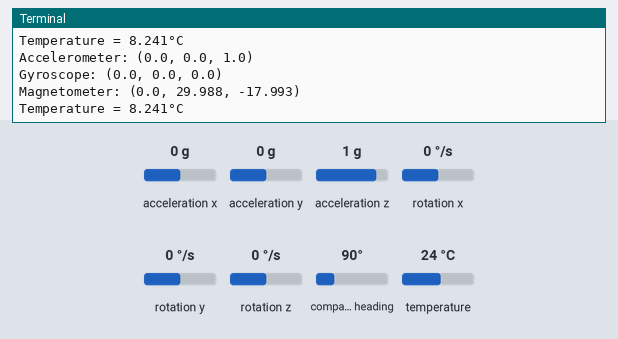
A program run on a simulated Raspberry Pi (BCM pin numbers). Parts: the last lines printed to the terminal. Inputs (shaded band) come from the test bench; at power-on: acceleration x 0 g, acceleration y 0 g, acceleration z 1 g, rotation x 0 °/s, rotation y 0 °/s, rotation z 0 °/s, compass heading 90°, temperature 24 °C.

Above: at 1.5 s.
1.6 s: acceleration x set to -1.4 g
3.1 s: acceleration y set to -1.4 g
4.6 s: acceleration z set to -1.4 g
6.1 s: rotation x set to -192 °/s
At 7.2 s:
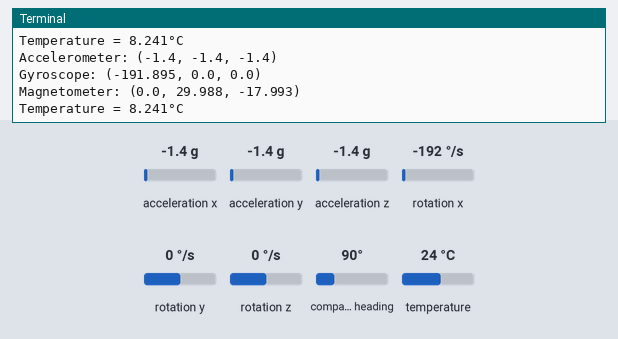
7.6 s: rotation y set to -192 °/s
At 9.2 s:
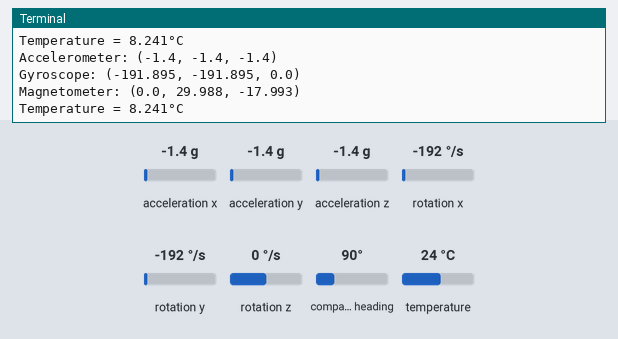

Measured:
- after the input at 6.1 s, the terminal: prints a new line after 0.28 s (image 1)
- after the input at 7.6 s, the terminal: prints a new line after 0.79 s (image 2)

The program:

MPU9250.py
```python
# (licence header left out)
# further development by ians.moyes@gmail.com

import smbus2 as smbus
import time

## MPU6050 Default I2C slave address
SLAVE_ADDRESS        = 0x68
## AK8963 I2C slave address
AK8963_SLAVE_ADDRESS = 0x0C
## Device id
DEVICE_ID            = 0x71

# MPU6050 Register Addresses
## sample rate driver
SMPLRT_DIV     = 0x19
CONFIG         = 0x1A
GYRO_CONFIG    = 0x1B
ACCEL_CONFIG   = 0x1C
ACCEL_CONFIG_2 = 0x1D
LP_ACCEL_ODR   = 0x1E
WOM_THR        = 0x1F
FIFO_EN        = 0x23
I2C_MST_CTRL   = 0x24
I2C_MST_STATUS = 0x36
INT_PIN_CFG    = 0x37
INT_ENABLE     = 0x38
INT_STATUS     = 0x3A
ACCEL_OUT      = 0x3B
TEMP_OUT       = 0x41
GYRO_OUT       = 0x43

I2C_MST_DELAY_CTRL = 0x67
SIGNAL_PATH_RESET  = 0x68
MOT_DETECT_CTRL    = 0x69
USER_CTRL          = 0x6A
PWR_MGMT_1         = 0x6B
PWR_MGMT_2         = 0x6C
FIFO_R_W           = 0x74
WHO_AM_I           = 0x75

## Gyro Full Scale Select 250dps
GFS_250  = 0x00
## Gyro Full Scale Select 500dps
GFS_500  = 0x01
## Gyro Full Scale Select 1000dps
GFS_1000 = 0x02
## Gyro Full Scale Select 2000dps
GFS_2000 = 0x03

GFS = {GFS_250: 250.0/32768.0,
       GFS_500: 500.0/32768.0,
       GFS_1000: 1000.0/32768.0,
       GFS_2000: 2000.0/32768.0}

## Accel Full Scale Select 2G
AFS_2G   = 0x00
## Accel Full Scale Select 4G
AFS_4G   = 0x01
## Accel Full Scale Select 8G
AFS_8G   = 0x02
## Accel Full Scale Select 16G
AFS_16G  = 0x03

AFS = {AFS_2G: 2.0/32768.0,
       AFS_4G: 4.0/32768.0,
       AFS_8G: 8.0/32768.0,
       AFS_16G: 16.0/32768.0}

# AK8963 Register Addresses
AK8963_ST1        = 0x02
AK8963_MAGNET_OUT = 0x03
AK8963_CNTL1      = 0x0A
AK8963_CNTL2      = 0x0B
AK8963_ASAX       = 0x10

# CNTL1 Mode select
## Power down mode
AK8963_MODE_DOWN   = 0x00
## One shot data output
AK8963_MODE_ONE    = 0x01

## Continous data output 8Hz
AK8963_MODE_C8HZ   = 0x02
## Continous data output 100Hz
AK8963_MODE_C100HZ = 0x06

# Magneto Scale Select
## 14bit output
AK8963_BIT_14 = 0x00
## 16bit output
AK8963_BIT_16 = 0x01

AK8963_BIT = {AK8963_BIT_14: 4912.0/8190.0, AK8963_BIT_16: 4912.0/32760.0}

bus = smbus.SMBus(1)

## MPU9250 I2C Control class
class MPU9250:

    ## Constructor
    #  @param [in] address MPU-9250 I2C slave address default:0x68
    def __init__(self, address=SLAVE_ADDRESS):
        self.address = address
        self.configMPU6050(GFS_250, AFS_2G)
        self.configAK8963(AK8963_MODE_C8HZ, AK8963_BIT_16)

    ## Search Device
    #  @param [in] self The object pointer.
    #  @retval true device connected
    #  @retval false device error
    def searchDevice(self):
        who_am_i = bus.read_byte_data(self.address, WHO_AM_I)
        if(who_am_i == DEVICE_ID):
            return True
        else:
            return False

    ## Configure MPU-9250
    #  @param [in] self The object pointer.
    #  @param [in] gfs Gyro Full Scale Select(default:GFS_250[+250dps])
    #  @param [in] afs Accel Full Scale Select(default:AFS_2G[2g])
    def configMPU6050(self, gfs, afs):
        self.gres = GFS[gfs] # Set scaling
        self.ares = AFS[afs]

        # sleep off
        bus.write_byte_data(self.address, PWR_MGMT_1, 0x00)
        time.sleep(0.1)
        # auto select clock source
        bus.write_byte_data(self.address, PWR_MGMT_1, 0x01)
        time.sleep(0.1)
        # DLPF_CFG
        bus.write_byte_data(self.address, CONFIG, 0x03)
        # sample rate divider
        bus.write_byte_data(self.address, SMPLRT_DIV, 0x04)
        # gyro full scale select
        bus.write_byte_data(self.address, GYRO_CONFIG, gfs << 3)
        # accel full scale select
        bus.write_byte_data(self.address, ACCEL_CONFIG, afs << 3)
        # A_DLPFCFG
        bus.write_byte_data(self.address, ACCEL_CONFIG_2, 0x03)
        # BYPASS_EN
        bus.write_byte_data(self.address, INT_PIN_CFG, 0x02)
        time.sleep(0.1)

    ## Configure AK8963
    #  @param [in] self The object pointer.
    #  @param [in] mode Magneto Mode Select(default:AK8963_MODE_C8HZ[Continous 8Hz])
    #  @param [in] mfs Magneto Scale Select(default:AK8963_BIT_16[16bit])
    def configAK8963(self, mode, mfs):
        self.mres = AK8963_BIT[mfs]

        bus.write_byte_data(AK8963_SLAVE_ADDRESS, AK8963_CNTL1, 0x00)
        time.sleep(0.01)

        # set read FuseROM mode
        bus.write_byte_data(AK8963_SLAVE_ADDRESS, AK8963_CNTL1, 0x0F)
        time.sleep(0.01)

        # read coef data
        data = bus.read_i2c_block_data(AK8963_SLAVE_ADDRESS, AK8963_ASAX, 3)

        self.magcoef = ((data[0] - 128) / 256.0 + 1.0,
                        (data[1] - 128) / 256.0 + 1.0,
                        (data[2] - 128) / 256.0 + 1.0)

        # set power down mode
        bus.write_byte_data(AK8963_SLAVE_ADDRESS, AK8963_CNTL1, 0x00)
        time.sleep(0.01)

        # set scale&continous mode
        bus.write_byte_data(AK8963_SLAVE_ADDRESS, AK8963_CNTL1, (mfs<<4|mode))
        time.sleep(0.01)

    ## brief Check data ready
    #  @param [in] self The object pointer.
    #  @retval True data is ready
    #  @retval False data is not ready
    def MPU6050DataReady(self):
        drdy = bus.read_byte_data(self.address, INT_STATUS)
        if drdy & 0x01:
            return True
        else:
            return False

    ## Read accelerometer
    #  @param [in] self The object pointer.
    #  @retval output (x-axis data,y-axis data, z-axis data)
    def readAccel(self):
        data = bus.read_i2c_block_data(self.address, ACCEL_OUT, 6)
        output = ()
        output += (round(self.dataConv(data[1], data[0])*self.ares,3), )
        output += (round(self.dataConv(data[3], data[2])*self.ares,3), )
        output += (round(self.dataConv(data[5], data[4])*self.ares,3), )

        return output

    ## Read gyroscope
    #  @param [in] self The object pointer.
    #  @retval output : (x-gyro data, y-gyro data, z-gyro data)
    def readGyro(self):
        data = bus.read_i2c_block_data(self.address, GYRO_OUT, 6)
        output = ()
        output += (round(self.dataConv(data[1], data[0])*self.gres, 3), )
        output += (round(self.dataConv(data[3], data[2])*self.gres, 3), )
        output += (round(self.dataConv(data[5], data[4])*self.gres, 3), )

        return output

    ## brief Check data ready
    #  @param [in] self The object pointer.
    #  @retval True data is ready
    #  @retval False data is not ready
    def AK8963DataReady(self):
        drdy = bus.read_byte_data(AK8963_SLAVE_ADDRESS, AK8963_ST1)
        if drdy & 0x01:
            return True
        else:
            return False

    ## Read magnetometer
    #  @param [in] self The object pointer.
    #  @retval output : (X-magneto data, y-magneto data, Z-magneto data)
    def readMagnet(self):
        # check data ready
        '''drdy = bus.read_byte_data(AK8963_SLAVE_ADDRESS, AK8963_ST1)
        if drdy & 0x01 :'''

        while self.AK8963DataReady() == False: pass
        data = bus.read_i2c_block_data(AK8963_SLAVE_ADDRESS, AK8963_MAGNET_OUT, 7)

        output = ()
        # check overflow
        if (data[6] & 0x08)!=0x08:
            output += (round(self.dataConv(data[0], data[1])* self.mres * self.magcoef[0], 3), )
            output += (round(self.dataConv(data[2], data[3])* self.mres * self.magcoef[1], 3), )
            output += (round(self.dataConv(data[4], data[5])* self.mres * self.magcoef[2], 3), )

        return output

    ## Read temperature
    #  @param [out] temperature temperature(°C)
    def readTemperature(self):
        data = bus.read_i2c_block_data(self.address, TEMP_OUT, 2)
        temp = self.dataConv(data[1], data[0])

        temp = round((temp / 333.87 + 21.0), 3)
        return temp

    ## Data Convert
    # @param [in] self The object pointer.
    # @param [in] data1 LSB
    # @param [in] data2 MSB
    # @retval Value MSB+LSB(int 16bit)
    def dataConv(self, data1, data2):
        value = data1 | (data2 << 8)
        if(value & (1 << 16 - 1)):
            value -= (1<<16)
        return value

if __name__ == "__main__":

    mpu9250 = MPU9250()

    try:
        while True:
            accel = mpu9250.readAccel()
            print("Accelerometer:",accel)

            gyro = mpu9250.readGyro()
            print("Gyroscope:", gyro)

            mag = mpu9250.readMagnet()
            print("Magnetometer:", mag)

            temp = mpu9250.readTemperature()
            print("Temperature = " + str(temp) + "°C")

            time.sleep(1)

    except KeyboardInterrupt:
        sys.exit()
```
